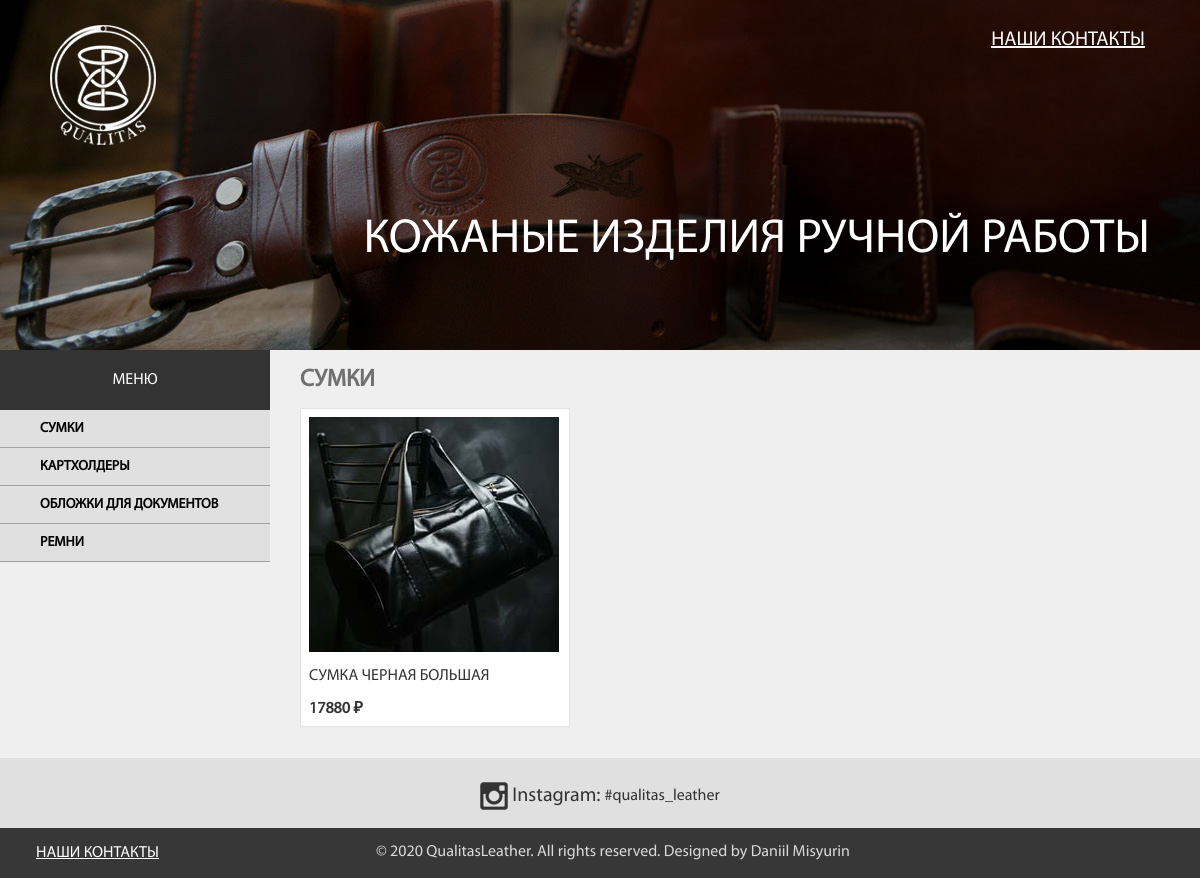
Page /category/1/ on the committed database.
### appProductCategory/models.py (models this page shows)
class ProductCategory(models.Model):
    product_category_name = models.CharField(max_length=200, verbose_name='Категория товара')
    def __str__(self):
        return self.product_category_name
    class Meta:
        verbose_name = "Категория товара"
        verbose_name_plural = "Категории товаров"

### appProductItem/models.py (models this page shows, shortened)
class ProductItem(models.Model):
    product_name = models.CharField(max_length=255, verbose_name='Наименование')
    product_category = models.ForeignKey(ProductCategory, on_delete=models.PROTECT, verbose_name='Категория товара')
    product_group = models.ForeignKey(ProductGroup, on_delete=models.PROTECT, verbose_name='Группа товара')
    product_price = models.CharField(max_length=255, verbose_name='Цена')
    product_old_price = models.CharField(max_length=255, default='-',  verbose_name='Старая цена')
    product_color = models.ForeignKey(ProductColor, on_delete=models.PROTECT, verbose_name='Цвет')
    product_material = models.ForeignKey(ProductMaterial, on_delete=models.PROTECT, verbose_name='Материал')
    product_fitting = models.ForeignKey(ProductFitting, on_delete=models.PROTECT, null=True, blank=True, verbose_name='Фурнитура')
    product_make_time = models.ForeignKey(ProductMakeTime, on_delete=models.PROTECT, verbose_name='Время изготовления')
    product_size = models.CharField(max_length=255, verbose_name='Размер')
    product_description = models.TextField(verbose_name='Описание')
    product_img_main = models.ImageField(upload_to='product_img/', verbose_name='Картинка для группы товаров 250х235')
    product_img_main_alt = models.CharField(max_length=255, verbose_name='Альтернативный текст фото')
    class Meta:
        verbose_name = "Товар"
        verbose_name_plural = "1. Товары"

### appCMS/views.py (the view)
# urls.py: path('category/<int:idProductCategory>/', category_page),
def category_page(request, idProductCategory):
    prodItemsByCategory = getProdItemsByCategory(idProductCategory)
    prodCategory = getProductsCategorysById(idProductCategory)
    return render(request, './category.html', {
        'productCategoryList' : productCategoryList,
        'prodItemsByCategory' : prodItemsByCategory,
        'prodCategory' : prodCategory,
    })

### appProductCategory/views.py (called while the page is built)
def getProductsCategorysById(idProductCategory):
    group_list = ProductCategory.objects.all()
    for group in group_list:
        if (group.id == idProductCategory):
            return group

### appProductItem/views.py (called while the page is built)
def getProdItemsByCategory(idProductCategory):
    products = ProductItem.objects.all()
    filterProducts = []
    for product in products:
        if (product.__dict__['product_category_id'] == idProductCategory):
            filterProducts.append(product)
    return filterProducts

### templates/category.html (shortened to what this page needs)
{% extends 'base.html' %}
{% load static %}
{% block mainContent %}
    <div class="main-content">
        <section class="product-grid">
            <h1 class="main-h1-title product-grid__title">{{prodCategory}}</h1>
            <ul class="product-grid__list">
                {% for prodItem in prodItemsByCategory %}
                <li class="product">
                    <a href="/product/{{prodItem.id}}" class="product__link">
                        <div class="product__image-wraper">
                            <img src="{{prodItem.product_img_main.url}}" alt="{{prodItem.product_img_main_alt}}" class="product__img">
                        </div>
                        <div class="product__description-wrap">
                            <p class="product__title">{{prodItem.product_name}}</p>
                            <p class="product__price">{{prodItem.product_price}} &#8381;</p>
                        </div>
                    </a>
                </li>
                {% endfor %}
            </ul>
        </section>
    </div>
{% endblock %}

### templates/includes/nav-left.html (shortened to what this page needs)
{% load static %}
<nav class="main-nav">
    <div class="main-nav__title">
        <span class="main-nav__title-text">Меню</span>
    </div>
    <ul class="main-nav__list main-nav__list--closed main-nav__list--nojs">
        {% for productCategory in productCategoryList %}
        <li class="main-nav__item">
            <a class="main-nav__link" href="/category/{{productCategory.id}}">{{productCategory.product_category_name}}</a>
        </li>
        {% endfor %}
    </ul>
</nav>

### qualitasleather/static/css/style.css (style rules this page uses)
body { font-family: "MyriadPro"; font-size: 16px; font-weight: 400; font-style: normal; }
.main-nav__title { height: 60px; background-color: #333; color: #fff; text-align: center; line-height: 60px; text-transform: uppercase; position: relative; }
.main-nav__list { padding: 0; margin: 0; }
.main-nav__item { height: 37px; list-style: none; border-bottom: 1px solid #a2a2a1; }
.main-nav__link { display: block; height: 100%; padding-left: 40px; text-decoration: none; line-height: 37px; color: #000; font-weight: 900; font-size: 14px; background-color: #e0e0e0; text-transform: uppercase; }
.main-nav__list--closed { display: none; }
@media (min-width: 992px) { .main-nav { width: 270px; margin: 0; flex-shrink: 0; } }
@media (min-width: 992px) { .main-nav__list { display: block; } }
.main-content { padding-left: 20px; padding-right: 20px; padding-bottom: 0.1px; }
@media (min-width: 576px) { .main-content { padding-left: 40px; padding-right: 40px; } }
@media (min-width: 768px) { .main-content { padding-left: 20px; padding-right: 20px; } }
@media (min-width: 992px) { .main-content { padding-left: 25px; padding-right: 25px; width: 722px; } }
@media (min-width: 1200px) { .main-content { padding-left: 30px; padding-right: 30px; width: 870px; } }
.main-h1-title { height: 24px; font-size: 24px; text-transform: uppercase; color: #707070; margin: 0; padding-top: 17px; padding-bottom: 17px; }
.product-grid__list { display: flex; flex-wrap: wrap; justify-content: flex-start; margin: 0; padding: 0; }
.product { max-width: calc(50% - 8px); display: flex; flex-grow: 1; list-style: none; background-color: #fff; margin-bottom: 20px; margin-left: 4px; margin-right: 4px; border: 1px solid #e3e3e3; box-sizing: border-box; }
.product__link { display: flex; flex-direction: column; padding: 8px; text-decoration: none; position: relative; }
.product__image-wraper { overflow: hidden; flex-shrink: 0; }
.product__img { display: block; width: 100%; }
.product__description-wrap { display: flex; flex-grow: 1; flex-direction: column; justify-content: space-between; font-size: 16px; color: #333; text-transform: uppercase; }
.product__title { margin: 0; line-height: 18px; padding: 10px 0 10px 0; }
.product__price { margin: 0; font-weight: 700; }
@media (min-width: 576px) { .product { display: flex; max-width: 157px; margin-bottom: 30px; margin-left: 6px; margin-right: 6px; } }
@media (min-width: 576px) { .product:first-child { margin-left: 0; } }
@media (min-width: 576px) { .product:last-child { margin-right: 0; } }
@media (min-width: 576px) { .product__description-wrap { margin-left: 0px; padding: 0; } }
@media (min-width: 576px) { .product__title { padding: 15px 0 15px 0; } }
@media (min-width: 576px) { .product__price { margin-top: 0; } }
@media (min-width: 768px) { .product { max-width: 230px; margin-left: 9px; margin-right: 9px; } }
@media (min-width: 992px) { .product { max-width: 210px; margin-left: 10px; margin-right: 10px; } }
@media (min-width: 1200px) { .product { max-width: 270px; margin-left: 15px; margin-right: 15px; } }

### rows in the picture
ProductCategory: product_category_name "СУМКИ"
ProductCategory: product_category_name "КАРТХОЛДЕРЫ"
ProductCategory: product_category_name "ОБЛОЖКИ ДЛЯ ДОКУМЕНТОВ"
ProductCategory: product_category_name "РЕМНИ"
ProductItem: product_img_main (picture), product_name "СУМКА ЧЕРНАЯ БОЛЬШАЯ", product_price "17880"
